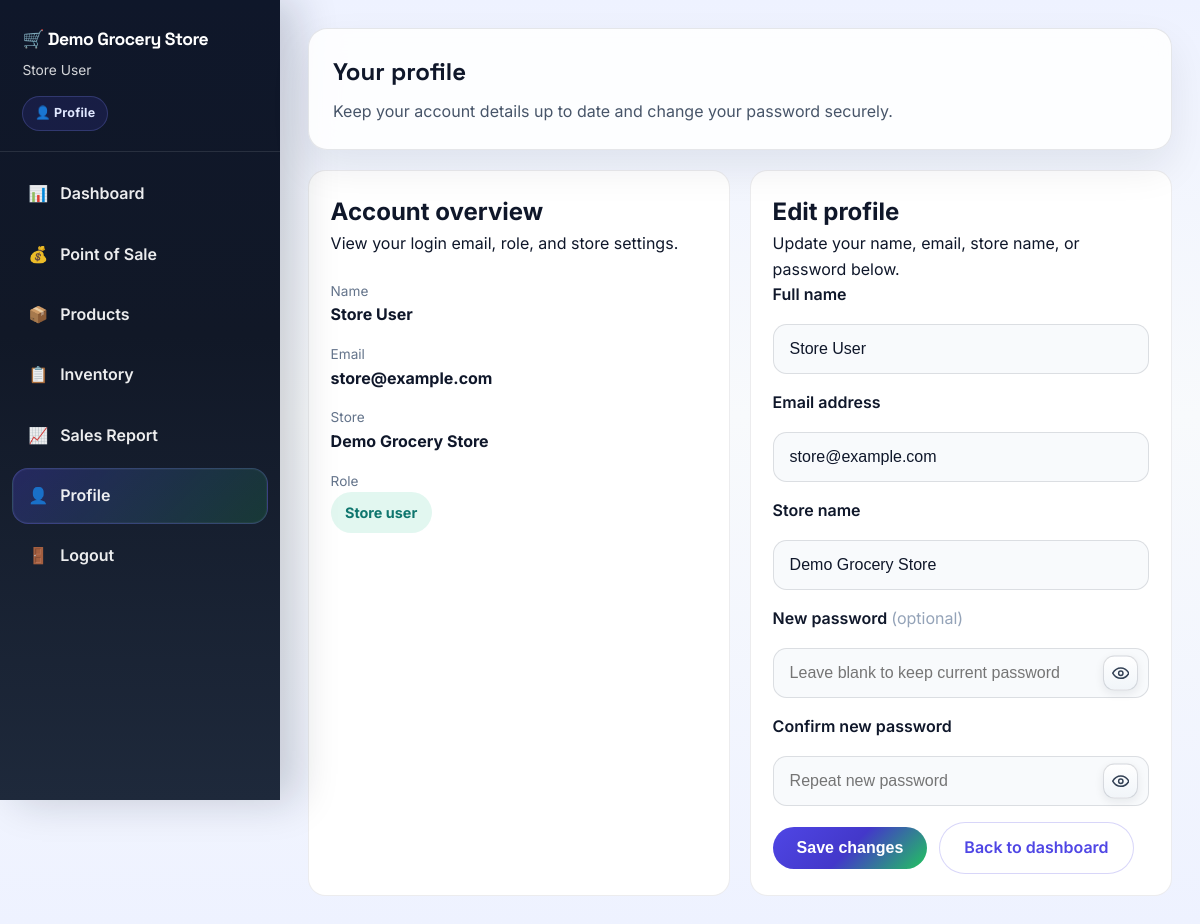
The app's page /profile.php (signed in) with its own data.
### tables this page shows
CREATE TABLE `stores` (
  `id` bigint(20) NOT NULL,
  `store_name` varchar(255) NOT NULL,
  `store_email` varchar(255) NOT NULL,
  `phone` varchar(50) NOT NULL,
  `address` text NOT NULL,
  `tax_number` varchar(100) DEFAULT NULL,
  `is_active` tinyint(1) DEFAULT 1,
  `created_at` timestamp NOT NULL DEFAULT current_timestamp(),
  `updated_at` timestamp NOT NULL DEFAULT current_timestamp() ON UPDATE current_timestamp()
);

CREATE TABLE `users` (
  `id` bigint(20) NOT NULL,
  `name` varchar(255) NOT NULL,
  `email` varchar(255) NOT NULL,
  `password` varchar(255) NOT NULL,
  `role` varchar(20) NOT NULL,
  `store_id` bigint(20) DEFAULT NULL,
  `created_at` timestamp NOT NULL DEFAULT current_timestamp(),
  `updated_at` timestamp NOT NULL DEFAULT current_timestamp() ON UPDATE current_timestamp()
);

### profile.php (the view, shortened to what this page needs)
<?php
$db = getDB();
$user = null;
$store = null;
try {
    $stmt = $db->prepare('SELECT * FROM users WHERE id = ?');
    $stmt->execute([$_SESSION['user_id']]);
    $user = $stmt->fetch(PDO::FETCH_ASSOC);
    $stmt = $db->prepare('SELECT * FROM stores WHERE id = ?');
    $stmt->execute([$user['store_id']]);
    $store = $stmt->fetch(PDO::FETCH_ASSOC);
} catch (PDOException $e) {
    header('Location: login.php');
    exit();
}
?>
<!DOCTYPE html>
<html lang="en">
<head>
    <link rel="stylesheet" href="css/style.css">
</head>
<body>
    <div class="dashboard-container">
        <div class="sidebar">
            <div class="sidebar-header">
                <h3>🛒 <?php echo htmlspecialchars($store['store_name']); ?></h3>
                <p><?php echo htmlspecialchars($user['name']); ?></p>
                <div class="sidebar-status">👤 Profile</div>
            </div>
            <div class="sidebar-menu">
                <a href="store_dashboard.php">
                    <span>📊</span> Dashboard
                </a>
                <a href="pos.php">
                    <span>💰</span> Point of Sale
                </a>
                <a href="products_management.php">
                    <span>📦</span> Products
                </a>
                <a href="inventory.php">
                    <span>📋</span> Inventory
                </a>
                <a href="sales_report.php">
                    <span>📈</span> Sales Report
                </a>
                <a href="profile.php" class="active">
                    <span>👤</span> Profile
                </a>
                <a href="logout.php">
                    <span>🚪</span> Logout
                </a>
            </div>
        </div>
        <div class="main-content">
            <div class="page-shell">
                <section class="panel">
                    <div>
                        <h2>Your profile</h2>
                        <p>Keep your account details up to date and change your password securely.</p>
                    </div>
                </section>
                <section class="profile-grid">
                    <div class="profile-card">
                        <h2>Account overview</h2>
                        <p>View your login email, role, and store settings.</p>
                        <div style="margin-top:1.5rem; display:grid; gap:1rem;">
                            <div>
                                <div style="font-size:0.85rem;color:#64748b;">Name</div>
                                <div style="font-weight:700;font-size:1rem;"><?php echo htmlspecialchars($user['name']); ?></div>
                            </div>
                            <div>
                                <div style="font-size:0.85rem;color:#64748b;">Email</div>
                                <div style="font-weight:700;font-size:1rem;"><?php echo htmlspecialchars($user['email']); ?></div>
                            </div>
                            <div>
                                <div style="font-size:0.85rem;color:#64748b;">Store</div>
                                <div style="font-weight:700;font-size:1rem;"><?php echo htmlspecialchars($store['store_name']); ?></div>
                            </div>
                            <div>
                                <div style="font-size:0.85rem;color:#64748b;">Role</div>
                                <div class="status-pill"><?php echo htmlspecialchars(str_replace('_', ' ', ucfirst($user['role']))); ?></div>
                            </div>
                        </div>
                    </div>
                    <div class="form-card">
                        <h2>Edit profile</h2>
                        <p>Update your name, email, store name, or password below.</p>
                        <form method="post" action="profile.php">
                            <div class="form-group">
                                <label for="name">Full name</label>
                                <input id="name" name="name" type="text" value="<?php echo htmlspecialchars($user['name']); ?>" required>
                            </div>
                            <div class="form-group">
                                <label for="email">Email address</label>
                                <input id="email" name="email" type="email" value="<?php echo htmlspecialchars($user['email']); ?>" required>
                            </div>
                            <div class="form-group">
                                <label for="store_name">Store name</label>
                                <input id="store_name" name="store_name" type="text" value="<?php echo htmlspecialchars($store['store_name']); ?>" required>
                            </div>
                            <div class="form-group password-field">
                                <label for="password">New password <span style="font-weight:400;color:#94a3b8;">(optional)</span></label>
                                <div class="password-input-wrap">
                                    <input id="password" name="password" type="password" placeholder="Leave blank to keep current password">
                                    <button type="button" class="toggle-password" data-target="password" aria-label="Toggle password visibility">👁️</button>
                                </div>
                            </div>
                            <div class="form-group password-field">
                                <label for="confirm_password">Confirm new password</label>
                                <div class="password-input-wrap">
                                    <input id="confirm_password" name="confirm_password" type="password" placeholder="Repeat new password">
                                    <button type="button" class="toggle-password" data-target="confirm_password" aria-label="Toggle password visibility">👁️</button>
                                </div>
                            </div>
                            <div class="form-actions">
                                <button type="submit" class="btn btn-primary">Save changes</button>
                                <a href="store_dashboard.php" class="btn btn-outline">Back to dashboard</a>
                            </div>
                        </form>
                    </div>
                </section>
            </div>
        </div>
    </div>
</body>
</html>

### css/style.css (style rules this page uses)
:root { --primary-color: #4F46E5; --primary-dark: #4338CA; --secondary-color: #10B981; --text-dark: #1F2937; --text-light: #6B7280; --bg-light: #F9FAFB; --white: #FFFFFF; --shadow-sm: 0 1px 2px 0 rgba(0, 0, 0, 0.05); --shadow-md: 0 4px 6px -1px rgba(0, 0, 0, 0.1); --shadow-lg: 0 10px 15px -3px rgba(0, 0, 0, 0.1); --shadow-xl: 0 20px 25px -5px rgba(0, 0, 0, 0.1); }
* { margin: 0; padding: 0; box-sizing: border-box; }
body { font-family: 'Inter', sans-serif; color: var(--text-dark); line-height: 1.6; overflow-x: hidden; }
.btn { display: inline-block; padding: 0.75rem 1.5rem; border-radius: 0.5rem; text-decoration: none; font-weight: 600; transition: all 0.3s; cursor: pointer; border: none; font-size: 1rem; }
.btn-primary { background: var(--primary-color); color: var(--white); }
.btn-outline { border: 2px solid var(--primary-color); color: var(--primary-color); background: transparent; }
html { -webkit-font-smoothing: antialiased; -moz-osx-font-smoothing: grayscale; }
:root { --surface-1: rgba(255, 255, 255, 0.92); --surface-2: rgba(248, 250, 252, 0.95); --border-subtle: rgba(15, 23, 42, 0.10); --text-strong: #0f172a; --text-soft: #475569; --brand-gradient: linear-gradient(135deg, #4f46e5 0%, #4338ca 50%, #22c55e 100%); --brand-gradient-alt: linear-gradient(135deg, #0f172a 0%, #1e293b 45%, #334155 100%); --radius-lg: 1.25rem; }
html { scroll-behavior: smooth; }
body { background: radial-gradient(circle at top left, rgba(79, 70, 229, 0.10), transparent 28%), radial-gradient(circle at top right, rgba(16, 185, 129, 0.08), transparent 24%), linear-gradient(180deg, #f8fafc 0%, #eef2ff 100%); color: var(--text-strong); }
a { color: inherit; }
.btn { border-radius: 999px; box-shadow: none; }
.btn-primary { background: var(--brand-gradient); color: var(--white); }
.btn-outline { border: 1.5px solid rgba(79, 70, 229, 0.22); color: var(--primary-color); background: rgba(255, 255, 255, 0.75); }
.feature-card, .pricing-card, .testimonial, .auth-card, .panel, .chart-container, .recent-section, .top-bar, .stat-card { background: var(--surface-1); backdrop-filter: blur(14px); }
.form-group { display: grid; gap: 0.5rem; }
.form-group label { font-weight: 600; color: var(--text-strong); }
.password-field { position: relative; }
.password-input-wrap { position: relative; }
.password-input-wrap input { width: 100%; box-sizing: border-box; padding-right: 3.9rem; }
.toggle-password { position: absolute; top: 50%; right: 0.7rem; transform: translateY(-50%); border: 1px solid rgba(15, 23, 42, 0.14); background: linear-gradient(180deg, #ffffff 0%, #f1f5f9 100%); color: #334155; cursor: pointer; width: 2.2rem; height: 2.2rem; line-height: 0; padding: 0; display: grid; place-items: center; border-radius: 0.7rem; box-shadow: 0 3px 10px rgba(15, 23, 42, 0.08); transition: all 0.2s ease; }

### records on screen
stores: store_name "Demo Grocery Store"
users: name "Store User", email "store@example.com", role "Store user"
